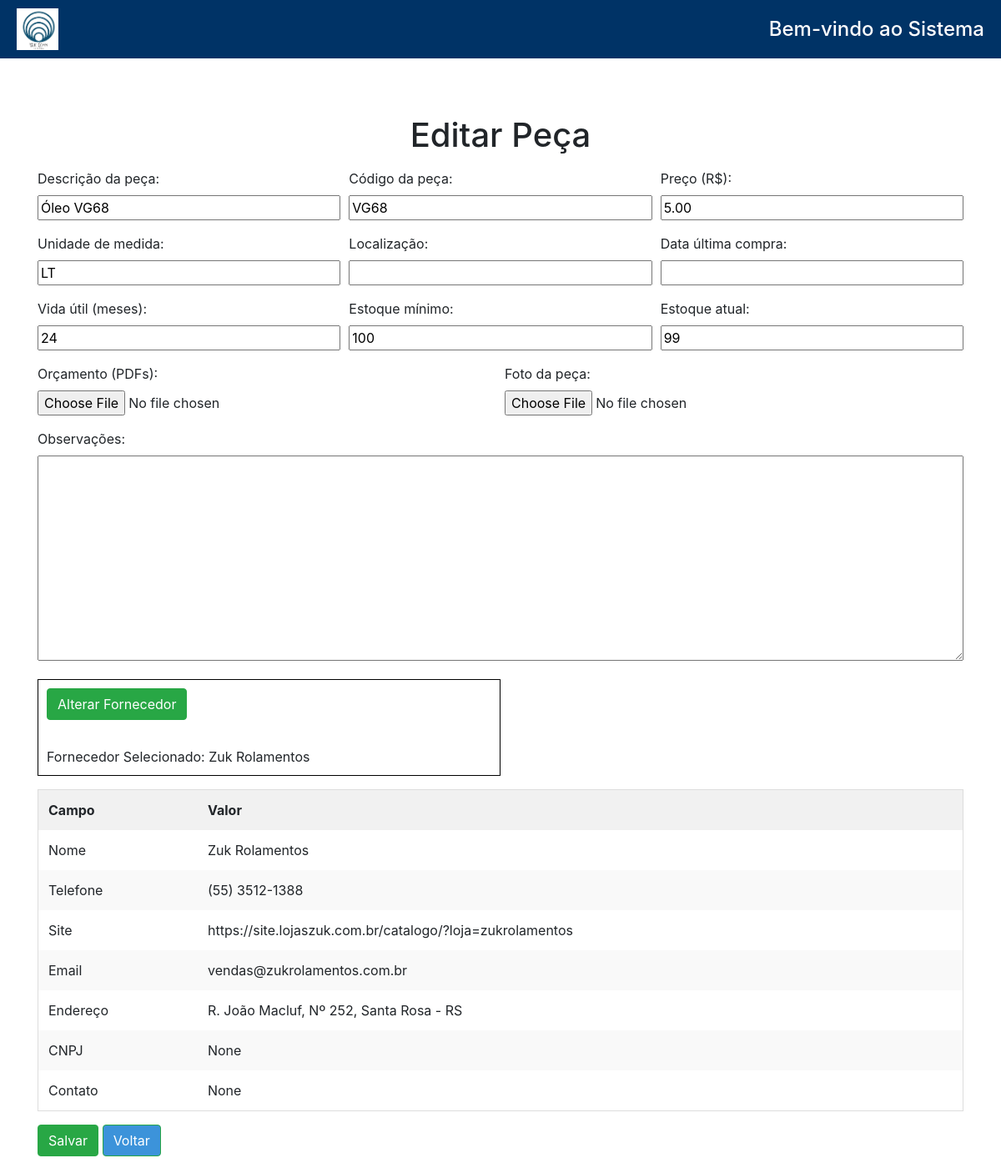
The page /pecas/editar/2/ (signed in) on the database as committed earlier.
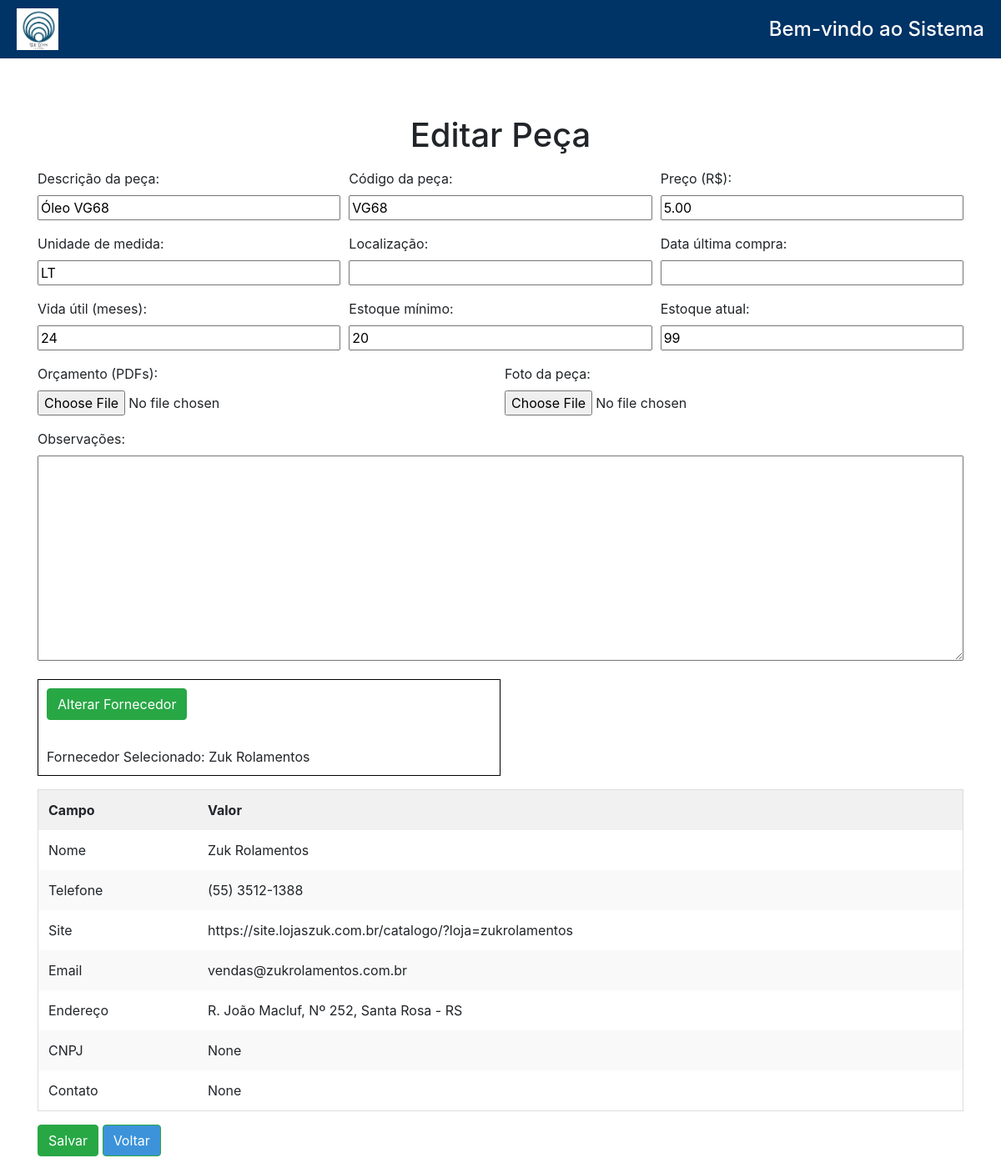
The same page on the database as committed later.
### cadEstoque/models.py (models this page shows, shortened)
class Pecas(models.Model):
    descricao = models.CharField(max_length=255)
    codigo = models.CharField(max_length=100)
    estoque_minimo = models.IntegerField(default=0)
    estoque_atual = models.IntegerField(default=0)
    preco =  models.DecimalField(max_digits=10, decimal_places=2, default=0)
    unidade_medida = models.CharField(max_length=20)  # kg, unidade, metro, etc
    localizacao = models.CharField(max_length=100, help_text="Localização física no estoque")
    data_ultima_compra = models.DateField(null=True)
    vida_util = models.IntegerField(null=True, help_text="Vida útil em dias")
    fornecedor = models.ForeignKey(
        'CadFornecedor.Fornecedor',  # Relaciona ao modelo Fornecedor do app CadFornecedor
        on_delete=models.SET_NULL,
        related_name='pecas',
        null=True,
        blank=True
    )
    orcamentos = models.FileField(upload_to='orcamentos/', blank=True, null=True)
    foto = models.ImageField(upload_to='fotos_pecas/', null=True, blank=True)
    observacoes = models.TextField(null=True, blank=True)

### cadEstoque/views.py (the view)
# urls.py: path('pecas/editar/<int:id>/', views.editar_peca, name='editar_peca'),
@login_required
def editar_peca(request, id):
    peca = get_object_or_404(Pecas, id=id)
    fornecedor_selecionado = peca.fornecedor  # Obtem o fornecedor diretamente, se existir
    if request.method == 'POST':
        form = PecasForm(request.POST, request.FILES, instance=peca)
        fornecedor_id = request.POST.get('fornecedor')
        if form.is_valid():
            peca = form.save(commit=False)
            if fornecedor_id:
                try:
                    fornecedor = Fornecedor.objects.get(id=fornecedor_id)
                    peca.fornecedor = fornecedor
                except Fornecedor.DoesNotExist:
                    form.add_error('fornecedor', 'Fornecedor selecionado não existe.')
            form.save()
            return redirect('cadEstoque')
    else:
        form = PecasForm(instance=peca)
    todos_fornecedores = Fornecedor.objects.all()
    return render(request, 'edita_peca.html', {'form': form, 'fornecedores': todos_fornecedores,
        'fornecedor_selecionado': fornecedor_selecionado})

### cadEstoque/templates/edita_peca.html (shortened to what the changed rows need)
{% extends "base.html" %}
{% load static %}
{% block content %}
<link href="https://stackpath.bootstrapcdn.com/bootstrap/4.5.2/css/bootstrap.min.css" rel="stylesheet">
<div class="container mt-5 form-container">
    <h1 class="text-center">Editar Peça</h1>
    <form method="post" enctype="multipart/form-data" class="mt-3">
        <div class="form-row">
            <div class="form-group col-md-4">
                {{ form.descricao.label_tag }}
                {{ form.descricao }}
            </div>
            <div class="form-group col-md-4">
                {{ form.codigo.label_tag }}
                {{ form.codigo }}
            </div>
            <div class="form-group col-md-4">
                {{ form.preco.label_tag }}
                {{ form.preco }}
            </div>
        </div>
        <div class="form-row">
            <div class="form-group col-md-4">
                {{ form.unidade_medida.label_tag }}
                {{ form.unidade_medida }}
            </div>
            <div class="form-group col-md-4">
                {{ form.localizacao.label_tag }}
                {{ form.localizacao }}
            </div>
            <div class="form-group col-md-4">
                {{ form.data_ultima_compra.label_tag }}
                {{ form.data_ultima_compra }}
            </div>
        </div>
        <div class="form-row">
            <div class="form-group col-md-4">
                {{ form.vida_util.label_tag }}
                {{ form.vida_util }}
            </div>
            <div class="form-group col-md-4">
                {{ form.estoque_minimo.label_tag }}
                {{ form.estoque_minimo }}
            </div>
            <div class="form-group col-md-4">
                {{ form.estoque_atual.label_tag }}
                {{ form.estoque_atual }}
            </div>
        </div>
        <div class="form-row">
            <div class="form-group col-md-6">
                {{ form.orcamentos.label_tag }}
                {{ form.orcamentos }}
            </div>
            <div class="form-group col-md-6">
                {{ form.foto.label_tag }}
                {{ form.foto }}
            </div>
        </div>
        <div class="form-group">
            {{ form.observacoes.label_tag }}
            {{ form.observacoes }}
        </div>
        <table id="fornecedorDetails" class="table mt-3 {% if fornecedor_selecionado %}visible-table{% else %}hidden-table{% endif %}">
            <thead>
                <tr>
                    <th>Campo</th>
                    <th>Valor</th>
                </tr>
            </thead>
        </table>
    </form>
</div>
{% endblock %}

Rows that differ between the two databases and show on the page:
changed Pecas "Óleo VG68": estoque_minimo "100" → "20"
